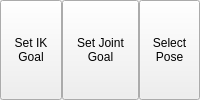
              <widget class="QWidget" name="widget_30" native="true">
               <property name="maximumSize">
                <size>
                 <width>2000</width>
                 <height>16777210</height>
                </size>
               </property>
               <layout class="QHBoxLayout" name="horizontalLayout_34">
                <property name="spacing">
                 <number>0</number>
                </property>
                <property name="leftMargin">
                 <number>0</number>
                </property>
                <property name="topMargin">
                 <number>0</number>
                </property>
                <property name="rightMargin">
                 <number>0</number>
                </property>
                <property name="bottomMargin">
                 <number>0</number>
                </property>
                <item>
                 <widget class="QToolButton" name="set_ik_goal_button">
                  <property name="sizePolicy">
                   <sizepolicy hsizetype="Preferred" vsizetype="Preferred">
                    <horstretch>0</horstretch>
                    <verstretch>0</verstretch>
                   </sizepolicy>
                  </property>
                  <property name="toolTip">
                   <string>&lt;html&gt;&lt;head/&gt;&lt;body&gt;&lt;p&gt;Undo Last Command&lt;/p&gt;&lt;/body&gt;&lt;/html&gt;</string>
                  </property>
                  <property name="text">
                   <string>Set IK
Goal</string>
                  </property>
                  <property name="icon">
                   <iconset resource="../resources.qrc">
                    <normaloff>:/icons/icons8-browse-podcasts-48.png</normaloff>:/icons/icons8-browse-podcasts-48.png</iconset>
                  </property>
                  <property name="iconSize">
                   <size>
                    <width>40</width>
                    <height>46</height>
                   </size>
                  </property>
                  <property name="toolButtonStyle">
                   <enum>Qt::ToolButtonStyle::ToolButtonTextUnderIcon</enum>
                  </property>
                 </widget>
                </item>
                <item>
                 <widget class="QToolButton" name="set_joint_goal_button">
                  <property name="sizePolicy">
                   <sizepolicy hsizetype="Preferred" vsizetype="Expanding">
                    <horstretch>0</horstretch>
                    <verstretch>0</verstretch>
                   </sizepolicy>
                  </property>
                  <property name="minimumSize">
                   <size>
                    <width>77</width>
                    <height>32</height>
                   </size>
                  </property>
                  <property name="maximumSize">
                   <size>
                    <width>77</width>
                    <height>16777215</height>
                   </size>
                  </property>
                  <property name="text">
                   <string>Set Joint
Goal</string>
                  </property>
                  <property name="icon">
                   <iconset resource="../resources.qrc">
                    <normaloff>:/icons/icons8-elbow-64.png</normaloff>:/icons/icons8-elbow-64.png</iconset>
                  </property>
                  <property name="iconSize">
                   <size>
                    <width>36</width>
                    <height>36</height>
                   </size>
                  </property>
                  <property name="checkable">
                   <bool>true</bool>
                  </property>
                  <property name="toolButtonStyle">
                   <enum>Qt::ToolButtonStyle::ToolButtonTextUnderIcon</enum>
                  </property>
                 </widget>
                </item>
                <item>
                 <widget class="QToolButton" name="select_named_pose_button">
                  <property name="sizePolicy">
                   <sizepolicy hsizetype="Preferred" vsizetype="Preferred">
                    <horstretch>0</horstretch>
                    <verstretch>0</verstretch>
                   </sizepolicy>
                  </property>
                  <property name="text">
                   <string>Select
Pose</string>
                  </property>
                  <property name="icon">
                   <iconset resource="../resources.qrc">
                    <normaloff>:/icons/icons8-wacom-tablet-48.png</normaloff>:/icons/icons8-wacom-tablet-48.png</iconset>
                  </property>
                  <property name="iconSize">
                   <size>
                    <width>40</width>
                    <height>40</height>
                   </size>
                  </property>
                  <property name="toolButtonStyle">
                   <enum>Qt::ToolButtonStyle::ToolButtonTextUnderIcon</enum>
                  </property>
                 </widget>
                </item>
               </layout>
              </widget>
